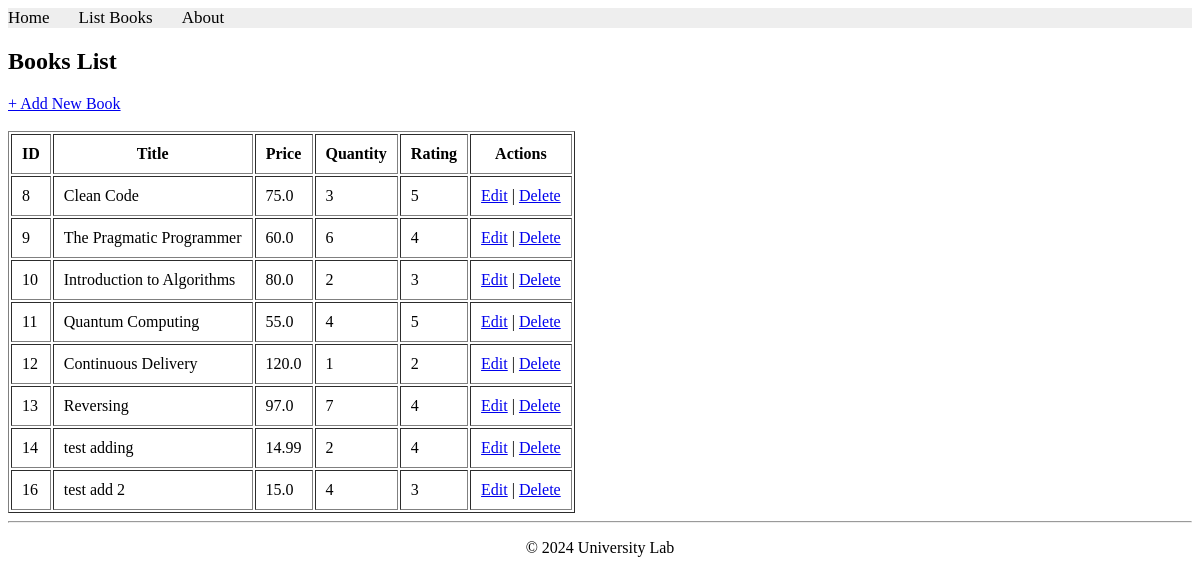
Screenshot of /books/lab9_part1/listbooks/ with the database file from the repository.
### apps/bookmodule/models.py (models this page shows)
class Book(models.Model):
    title = models.CharField(max_length=100)
    price = models.FloatField(default=0.0)
    quantity = models.IntegerField(default=1)
    pubdate = models.DateTimeField()
    rating = models.SmallIntegerField(default=1)
    publisher = models.ForeignKey(Publisher, null=True, on_delete=models.SET_NULL)
    authors = models.ManyToManyField(Author)

### apps/bookmodule/views.py (the view)
# urls.py: path('lab9_part1/listbooks/', views.part1_listbooks, name="part1_listbooks"),
def part1_listbooks(request):
    books = Book.objects.all()
    return render(request, 'bookmodule/part1_listbooks.html', {'books': books})

### apps/templates/bookmodule/part1_listbooks.html (shortened to what this page needs)
{% extends "layouts/base.html" %}
{% block content %}
<h2>Books List</h2>
<a href="{% url 'part1_addbook' %}">+ Add New Book</a>
<br><br>
<table border="1" cellpadding="10">
    <tr>
        <th>ID</th>
        <th>Title</th>
        <th>Price</th>
        <th>Quantity</th>
        <th>Rating</th>
        <th>Actions</th>
    </tr>
    {% for book in books %}
    <tr>
        <td>{{ book.id }}</td>
        <td>{{ book.title }}</td>
        <td>{{ book.price }}</td>
        <td>{{ book.quantity }}</td>
        <td>{{ book.rating }}</td>
        <td>
            <a href="{% url 'part1_editbook' book.id %}">Edit</a>
            |
            <a href="{% url 'part1_deletebook' book.id %}">Delete</a>
        </td>
    </tr>
    {% endfor %}
</table>
{% endblock %}

### rows the page displays
Book: id "8", title "Clean Code", price "75.0", quantity "3", rating "5"
Book: id "9", title "The Pragmatic Programmer", price "60.0", quantity "6", rating "4"
Book: id "10", title "Introduction to Algorithms", price "80.0", quantity "2", rating "3"
Book: id "11", title "Quantum Computing", price "55.0", quantity "4", rating "5"
Book: id "12", title "Continuous Delivery", price "120.0", quantity "1", rating "2"
Book: id "13", title "Reversing", price "97.0", quantity "7", rating "4"
Book: id "14", title "test adding", price "14.99", quantity "2", rating "4"
Book: id "16", title "test add 2", price "15.0", quantity "4", rating "3"
